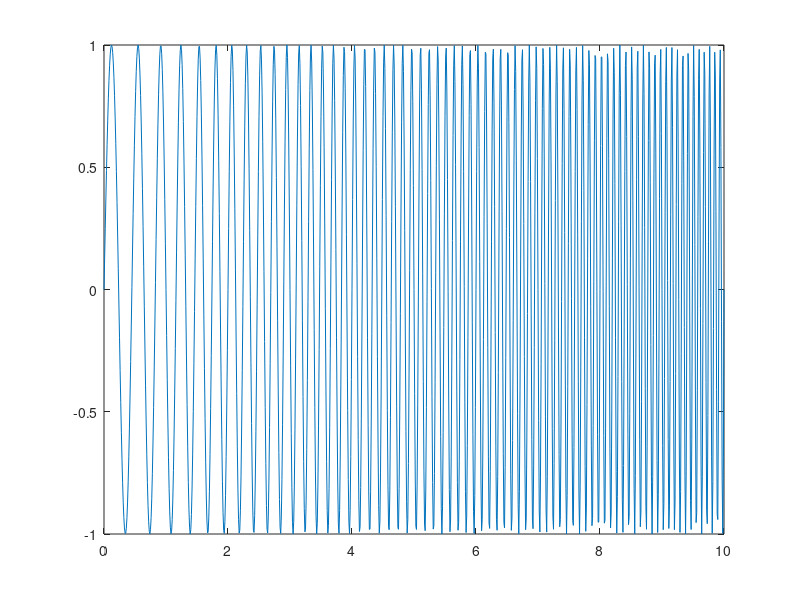

MATLAB code to generate this figure: (Note: this script raises an error after producing the figure.)
close all; clear; clc;
%transformata falkowa
Fs = 100;
t = 0:(1/Fs):10;
x = sin(2*pi*(2+t/2).*t);
plot(t,x);
[C, L] = wavedec(x, 3, 'db3'); %dekompozycja, db3 to falka 3 rodzaju
L

A3 = C(1: L(1));
D3 = C(1 + L(1) + L(2));
D2 = C(1 + L(1) + L(2) : L(1) + L(2) + L(3));
D1 = C(1 + L(1) + L(2) + L(3) : L(1) + L(2) + L(3) + L(4));

%kopiuje wektor C do zmiennej pomocniczej
C1 = C;
C1(1:L(1)) = 0; %C1 na wspolrzednej A3 = 0
A3 = waverec(C1, L, 'db3'); %i robimy rekonstrukcje, dla kazdego tak samo mozemy zrobic, tzn
%zerujemy czesc D3 i znowu, D2 itd


subplot(411), plot(A3);
subplot(412), plot(D3);
subplot(413), plot(D2);
subplot(414), plot(D1);

%%
close all; clear; clc;

Fs = 100;
t = 0:(1/Fs):10;
x = sin(2*pi*4*t);
x(357) = []; t(357) = []; %mamy ciagla rejestracje, ale jedna randomowa probka sie nie zapisala
plot(t, x); %transformata falkowa pozwala nam wykryc takie elementy, sygnal nie msui byc ciagly!
%%
close all; clear; clc;
a = imread('cameraman.tif');
[C, L] = wavedec2(a, 2, 'sym4');
L % w pierwszym wierszu A2, drugi H2 V2 D2, trzeci H1 V1 D1

L2 = L(:, 1) .* L(:,2); %ilosc pixeli wysokosc razy szerokosci
A2 = C(1:L2(1));
AA2 = reshape(A2, [L(1,1) L(1,2)]);
imagesc(AA2), axis image

C1 = C; %odfiltrowujemy wszystkie skladowe detali
C1(1 + L2(1) : end) = 0;
anew = waverec2(V1, L, 'sym4');
imshow(uint8(anew));

%zerujemy V1 i V2
C1(1 + L2(1) + L2(2):L2(1) + 2*L2(2)) = 0; %V2
C1(1 + L2(1) + 3*L2(2) + L2(3) : L2(1) + 3*L2(2) + 2*L2(3)) = 0; %V1
anew = waverec2(C1, L, 'sym4');
imshow(uint8(anew));

%predykcyjna transformata 2D do JPEG2000

%%
close all; clear; clc; %TRANSFORMATA cosiunusowa - zostajemy w liczbach rzeczywistych

a = imread('cameraman.tif');
a = double(a)/255;
A = dct2(a);
imagesc(log(abs(A) + 0.01)); axis image %w zerowym indeksie mamy sume wszystkich wartosci obrazu, dlatego potrzebujemy wyswietlic z log

r = [5, 10, 25, 50, 100].^2;
%filtracja dolnoprzepustowa
[Nz, Nx] =  size(a);
odl = zeros(Nz, Nx);
%petla po wszystkich wierszach, kolumnach
for kz = 1:Nz
    for kx = 1:Nx
        odl(kz, kx) = kz^2 + kx^2; %nie liczymy pierwiastka aby zoptymalizowac obliczenia i ich ilosc
    end
end

for k = 1:5
    LP = (odl <= r(k));
    anew = idct2(LP.*A);
    subplot(2, 3, k+1), imshow(anew);
end
subplot(231), imshow(a);
%%
close all; clear; clc;
a = imread('cameraman.tif');
%filtracja po wartosciach bezwzglednych transformaty
A = double(a)/255;
A = dct2(a);
th = [0.01, 0.05, 0.1, 0.5, 1];
[Nz, Nx] = size(a);

for kz = 1:Nz
    for kx = 1:Nx
        odl(kz, kx) = kz^2 + kx^2; %nie liczymy pierwiastka aby zoptymalizowac obliczenia i ich ilosc
    end
end

for k = 1:5
    HP = (abs(A) >= th(k));
    ile_zer = 100*sum(HP(:) == 0) / (Nz*Nx);
    anew = idct2(HP.*A);
    subplot(2, 3, k+1), imshow(anew);
    title(num2str(ile_zer));
end
subplot(231), imshow(a);

%%JPEG92 DZIALANIE
%1. RGB -> YCbCr (intensywnosc, dopelnienie do niebieskiego, do czerwonego)
%zakladamy, ze srednia to 0, odejmujemy na sztywno - 128
%3. downsampling - usuwamy co drugi wiersz/kolumne - nie bedziemy z tego
%korzystac
%4. Dzielimy na bloki na 8x8x1 liczymy:
%a) transforata cosiunusowa dwuwymiarowa
%b) palete dzielimy 
%c) zaokraglamy do calkowitch
%d) zigzag
%e) kodujemy i zapisujemy
close all; clear; clc;
Qy = [16 11 10 16 24 40 51 61
12 12 14 19 26 58 60 55
14 13 16 24 40 57 69 56
14 17 22 29 51 87 80 62
18 22 37 56 68 109 103 77
24 35 55 64 81 104 113 92
49 64 78 87 103 121 120 101
72 92 95 98 112 100 103 99];

Qc = [17 18 24 47 99 99 99 99
18 21 26 66 99 99 99 99
24 26 56 99 99 99 99 99
47 69 99 99 99 99 99 99
99 99 99 99 99 99 99 99
99 99 99 99 99 99 99 99
99 99 99 99 99 99 99 99
99 99 99 99 99 99 99 99];

a = imread('peppers.png');
b = rgb2ycbcr(a);

b = double(b);

b = b - 128;

[Nx, Ny, Nc] = size(a);

for i = 1:8:Nx
    for j = 1:8:Ny
        for z = 1: Nc
            temp = b(i:i+7, j:j+7, z);
            T = dct2(temp);
            if(z == 1)
                T = T./Qy;
            else
                T=T./Qc;
            end
            T = round(T);
            %dekompresja
            if (z == 1)
                T = T.*Qy;
            else
                T = T.* Qc;
            end
            temp = idct2(T);
            b(i:i+7, j:j+7, z) = temp; 
        end
    end
end
b= uint8(b+128);
b = ycbcr2rgb(b);
subplot(121), imshow(a);
subplot(122), imshow(b);


